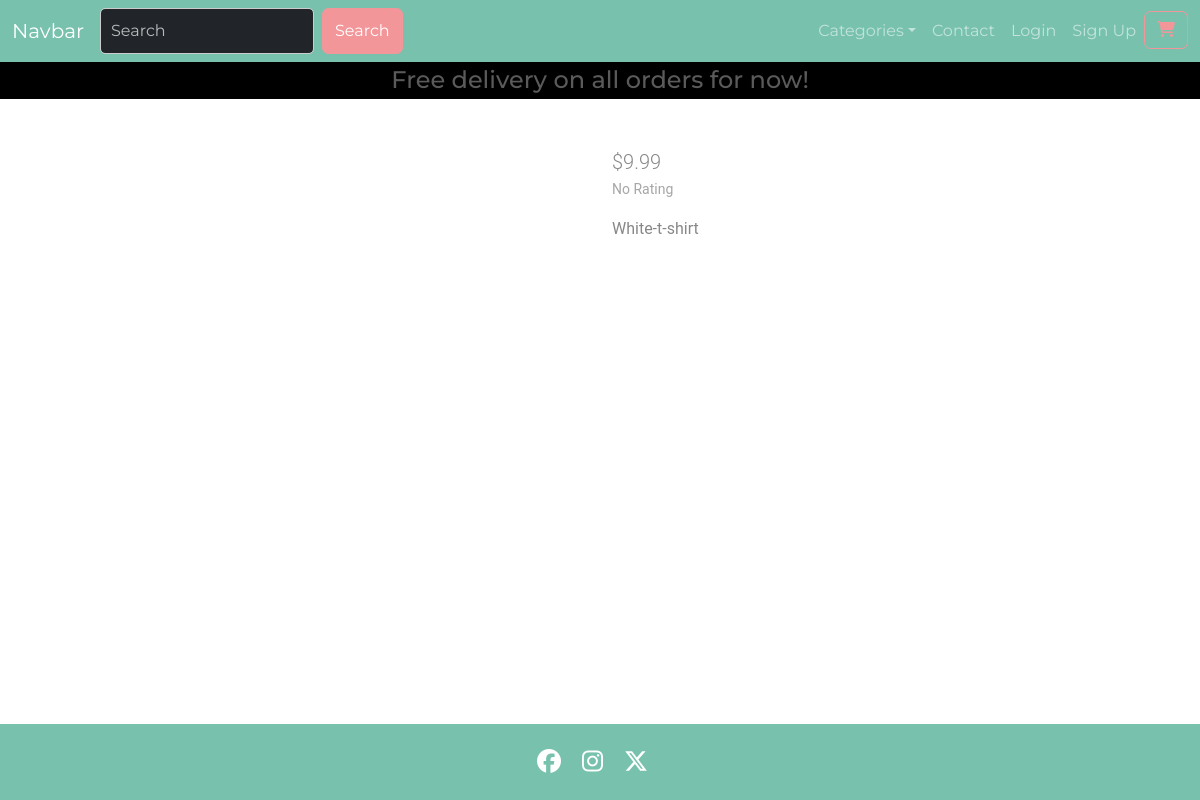
Page /2 on the earlier database version.
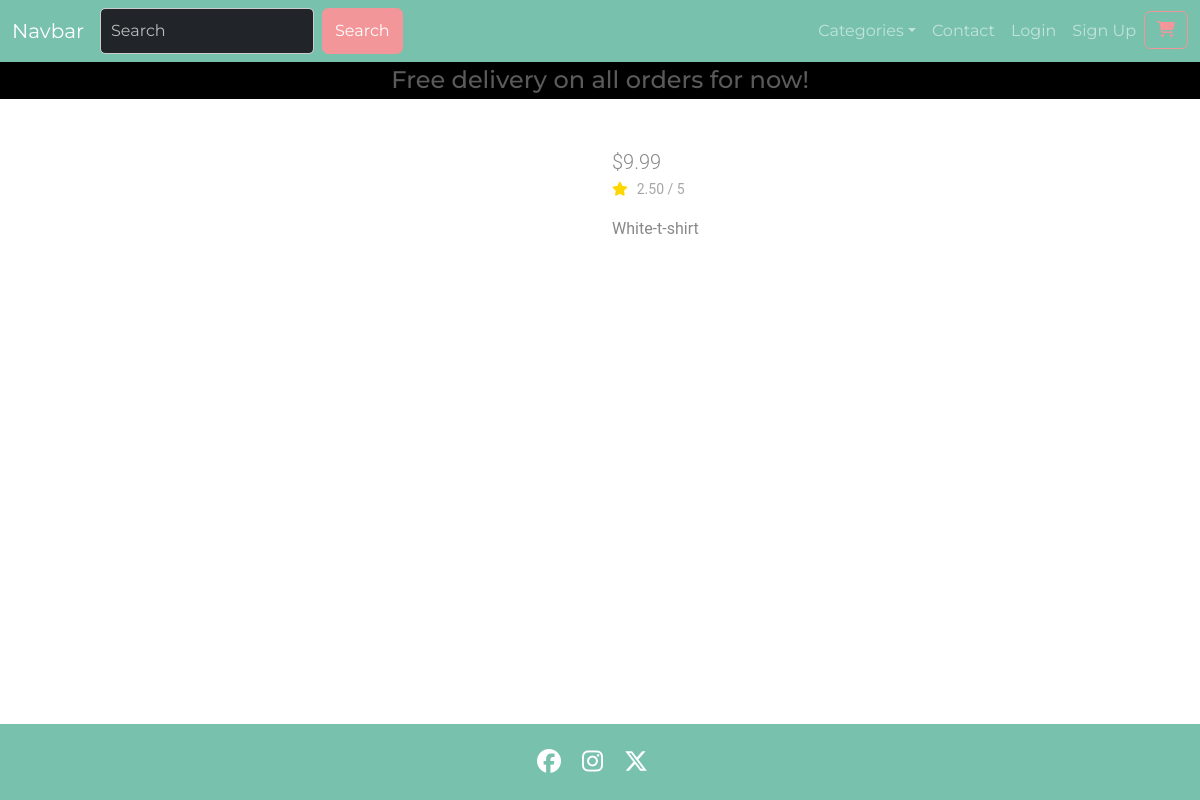
Same page on the later database version.
### products/models.py (models this page shows, shortened)
class Product(models.Model):
    category = models.ForeignKey(Category, related_name='products', on_delete=models.CASCADE, null=True)
    title = models.CharField(max_length=250)
    brand = models.CharField(max_length=250, default='un-branded')
    description = models.TextField()
    slug = models.SlugField(max_length=250)
    rating = models.DecimalField(max_digits=6, decimal_places=2, null=True, blank=True)
    price = models.DecimalField(max_digits=10, decimal_places=2,
                                validators=[MinValueValidator(0.1)])
    image = CloudinaryField('image', null=True, blank=True)
    class Meta:
        verbose_name_plural = "products"

### products/views.py (the view)
# urls.py: path('<product_id>', views.product_detail, name='product_detail'),
def product_detail(request, product_id):
    product = get_object_or_404(Product, pk=product_id)
    context = {
        'product': product,
    }
    return render(request, 'products/product_detail.html', context)

### products/templates/products/product_detail.html (shortened to what this page needs)
{% extends "base.html" %} {% load static %}  {% block content %}
<div class="container-fluid">
    <div class="row">
        <div class="col-12 col-md-6 col-lg-4 offset-lg-2">
            <div class="image-container my-5">
            </div>
        </div>
        <div class="col-12 col-md-6 col-lg-4">
            <div class="product-details-container mb-5 mt-md-5">
                <p class="lead mb-0 text-left font-weight-bold">
                    ${{ product.price }}
                </p>
                {% if product.rating %}
                <small class="text-muted"
                    ><i class="fas fa-star mr-1"></i>{{ product.rating }} /
                    5</small
                >
                {% else %}
                <small class="text-muted">No Rating</small>
                {% endif %}
                <p class="mt-3">{{ product.description }}</p>
            </div>
        </div>
    </div>
</div>
{% endblock %}

### templates/base.html (shortened to what this page needs)
<!DOCTYPE html>
{% load static %}
<html lang="en">
    <head>
        <link
            rel="stylesheet"
            href="https://bootswatch.com/5/minty/bootstrap.min.css"
        />
        <link rel="stylesheet" href="{% static 'css/styles.css' %}" />
    </head>
    <body>
        <header>
            <nav
                class="navbar navbar-expand-lg bg-primary"
                data-bs-theme="dark"
            >
                <div class="container-fluid">
                    <a class="navbar-brand" href="{% url 'store' %}">Navbar</a>
                    <div class="collapse navbar-collapse" id="navbarColor01">
                        <form
                            class="d-flex"
                            method="GET"
                            action="{% url 'all_products' %}"
                        >
                            <input
                                class="form-control me-sm-2"
                                type="search"
                                placeholder="Search"
                            />
                            <button
                                class="btn btn-secondary my-2 my-sm-0"
                                type="submit"
                            >
                                Search
                            </button>
                        </form>
                        <ul class="navbar-nav ms-auto">
                            <li class="nav-item dropdown">
                                <a
                                    class="nav-link dropdown-toggle"
                                    data-bs-toggle="dropdown"
                                    href="{% url 'store' %}"
                                    role="button"
                                    aria-haspopup="true"
                                    aria-expanded="false"
                                    >Categories</a
                                >
                            </li>
                            <li class="nav-item">
                                <a class="nav-link" href="{% url 'contact' %}"
                                    >Contact</a
                                >
                            </li>
                            {% if user.is_authenticated %}
                            <li class="nav-item">
                                <a class="nav-link" href="{% url 'logout' %}"
                                    >Logout</a
                                >
                            </li>
                            {% else %}
                            <li class="nav-item">
                                <a
                                    class="nav-link"
                                    href="{% url 'login_page' %}"
                                    >Login</a
                                >
                            </li>
                            <li class="nav-item">
                                <a class="nav-link" href="{% url 'register' %}"
                                    >Sign Up</a
                                >
                            </li>
                            {% endif %}
                            <li class="nav-item">
                                <a
                                    type="button"
                                    role="button"
                                    class="btn btn-outline-secondary"
                                    href="#"
                                    ><i
                                        class="fa-solid fa-cart-shopping"
                                        aria-hidden="true"
                                    ></i
                                ></a>
                            </li>
                        </ul>
                    </div>
                </div>
            </nav>
            <div id="delivery-banner" class="row text-center">
                <div class="col bg-black text-white">
                    {% if free_shipping_threshold %}
                    <h4 class="logo-font my-1">
                        Free delivery on orders over ${{ free_shipping_threshold
                        }}!
                    </h4>
                    {% else %}
                    <h4 class="logo-font my-1">
                        Free delivery on all orders for now!
                    </h4>
                    {% endif %}
                </div>
            </div>
        </header>
        <main>
            {% block content %}{% endblock %}
        </main>
        <footer>
            <div class="icon text-center text-white">
                <a
                    href="https://www.facebook.com"
                    target="_blank"
                    aria-label="Visit our Facebook page"
                >
                    <i class="fa-brands fa-facebook" aria-hidden="true"></i>
                </a>
                <a
                    href="https://www.instagram.com/"
                    target="_blank"
                    aria-label="Visit our Instagram profile"
                >
                    <i class="fa-brands fa-instagram" aria-hidden="true"></i>
                </a>
                <a
                    href="https://x.com/?lang=en"
                    target="_blank"
                    aria-label="Visit our Twitter page"
                >
                    <i class="fa-brands fa-x-twitter" aria-hidden="true"></i>
                </a>
            </div>
        </footer>
    </body>
</html>

### static/css/styles.css (style rules this page uses)
html, body { margin: 0; padding: 0; font-family: 'Roboto', sans-serif; box-sizing: border-box; height: 100vh; width: 100vw; display: flex; flex-direction: column; }
main { flex-grow: 1; margin: 0; padding: 0; }
.fa-star { color: gold; margin-right: 9px; }
.form-control { width: 100%; padding: 10px; font-size: 1em; border-radius: 5px; border: 1px solid #ccc; box-sizing: border-box; }
footer { flex-shrink: 0; padding: 20px; background-color: #78c2ad; color: white; text-align: center; margin-top: 60px; }
footer a { margin-right: 15px; color: white; font-size: 1.5em; }
.icon a { text-decoration: none; color: inherit; }

Differences in the rows shown:
changed Product "White-t-shirt": rating (not shown) → "2.50"
Other differences:
text no longer shown: "No Rating"
text now shown: "/ 5"
